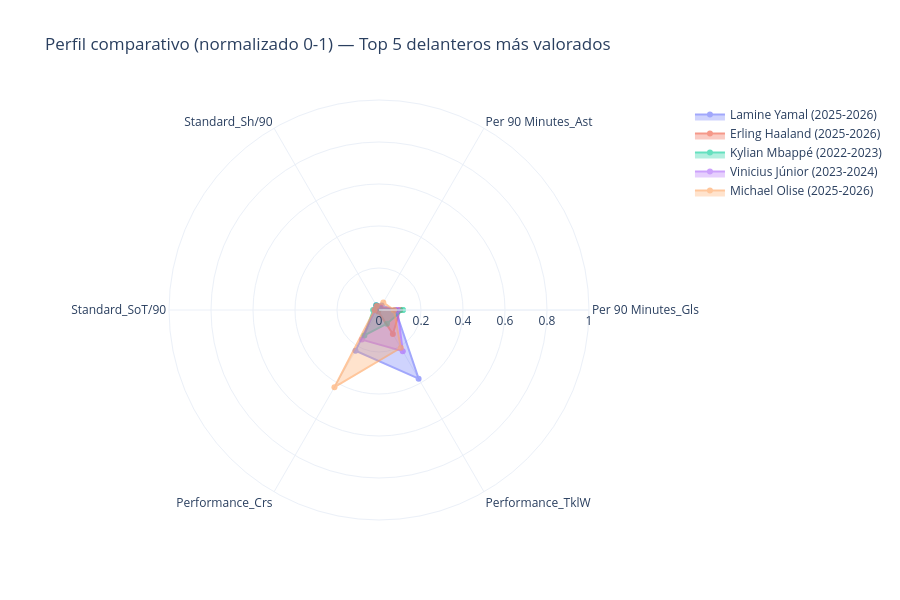

The cell this chart's notebook holds for it:
### Code cell
radar_stats = ['Per 90 Minutes_Gls', 'Per 90 Minutes_Ast', 'Standard_Sh/90',
               'Standard_SoT/90', 'Performance_Crs', 'Performance_TklW']
delanteros = df_model[df_model['posicion_tm'].isin(
    ['Centre-Forward', 'Left Winger', 'Right Winger', 'Second Striker'])]
top5 = delanteros.sort_values('valor_eur', ascending=False).drop_duplicates('player_id').head(5)

norm = (delanteros[radar_stats] - delanteros[radar_stats].min()) / (delanteros[radar_stats].max() - delanteros[radar_stats].min())
norm_top5 = norm.loc[top5.index]

fig = go.Figure()
for idx, row in norm_top5.iterrows():
    fig.add_trace(go.Scatterpolar(
        r=row.values.tolist() + [row.values[0]],
        theta=radar_stats + [radar_stats[0]],
        name=f"{top5.loc[idx, 'Player']} ({top5.loc[idx, 'Season']})",
        fill='toself', opacity=.6))
fig.update_layout(title='Perfil comparativo (normalizado 0-1) — Top 5 delanteros más valorados',
                   polar=dict(radialaxis=dict(visible=True, range=[0, 1])), height=600)
fig

### Figure 1 — Plotly figure (JSON) as saved in the notebook; plotly's stock layout.template omitted (floating-point values rounded to 4 significant figures)
{"data": [{"fill": "toself", "name": "Lamine Yamal (2025-2026)", "opacity": 0.6, "r": [0.07824, 0.02444, 0.02589, 0.01633, 0.2238, 0.3774, 0.07824], "theta": ["Per 90 Minutes_Gls", "Per 90 Minutes_Ast", "Standard_Sh/90", "Standard_SoT/90", "Performance_Crs", "Performance_TklW", "Per 90 Minutes_Gls"], "type": "scatterpolar"}, {"fill": "toself", "name": "Erling Haaland (2025-2026)", "opacity": 0.6, "r": [0.1002, 0.01333, 0.02133, 0.02, 0.008721, 0.1321, 0.1002], "theta": ["Per 90 Minutes_Gls", "Per 90 Minutes_Ast", "Standard_Sh/90", "Standard_SoT/90", "Performance_Crs", "Performance_TklW", "Per 90 Minutes_Gls"], "type": "scatterpolar"}, {"fill": "toself", "name": "Kylian Mbappé (2022-2023)", "opacity": 0.6, "r": [0.1137, 0.008889, 0.02661, 0.028, 0.1395, 0.07547, 0.1137], "theta": ["Per 90 Minutes_Gls", "Per 90 Minutes_Ast", "Standard_Sh/90", "Standard_SoT/90", "Performance_Crs", "Performance_TklW", "Per 90 Minutes_Gls"], "type": "scatterpolar"}, {"fill": "toself", "name": "Vinicius Júnior (2023-2024)", "opacity": 0.6, "r": [0.08802, 0.01333, 0.02094, 0.02089, 0.1628, 0.2264, 0.08802], "theta": ["Per 90 Minutes_Gls", "Per 90 Minutes_Ast", "Standard_Sh/90", "Standard_SoT/90", "Performance_Crs", "Performance_TklW", "Per 90 Minutes_Gls"], "type": "scatterpolar"}, {"fill": "toself", "name": "Michael Olise (2025-2026)", "opacity": 0.6, "r": [0.0709, 0.04111, 0.022, 0.02156, 0.4244, 0.2075, 0.0709], "theta": ["Per 90 Minutes_Gls", "Per 90 Minutes_Ast", "Standard_Sh/90", "Standard_SoT/90", "Performance_Crs", "Performance_TklW", "Per 90 Minutes_Gls"], "type": "scatterpolar"}], "layout": {"height": 600, "polar": {"radialaxis": {"range": [0, 1], "visible": true}}, "title": {"text": "Perfil comparativo (normalizado 0-1) — Top 5 delanteros más valorados"}}}
